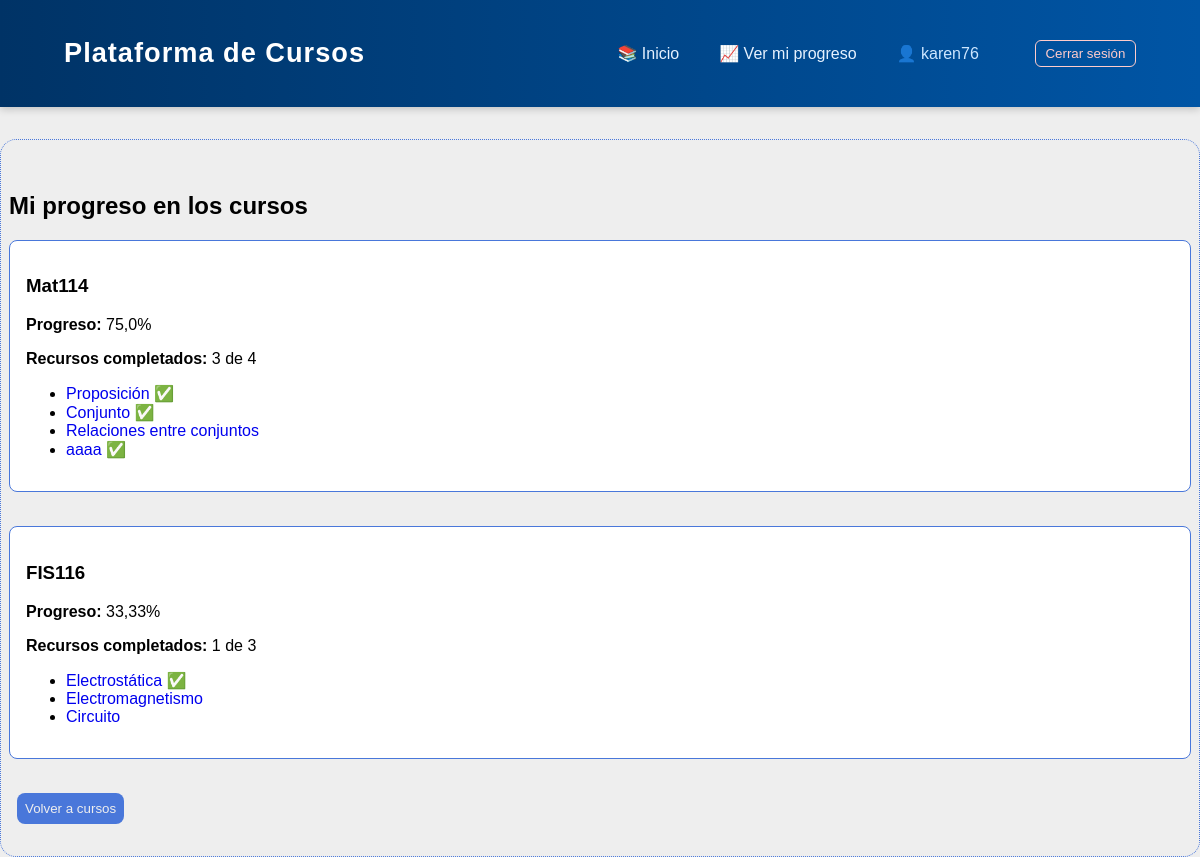
The page /progreso/ (signed in) on the database as committed earlier.
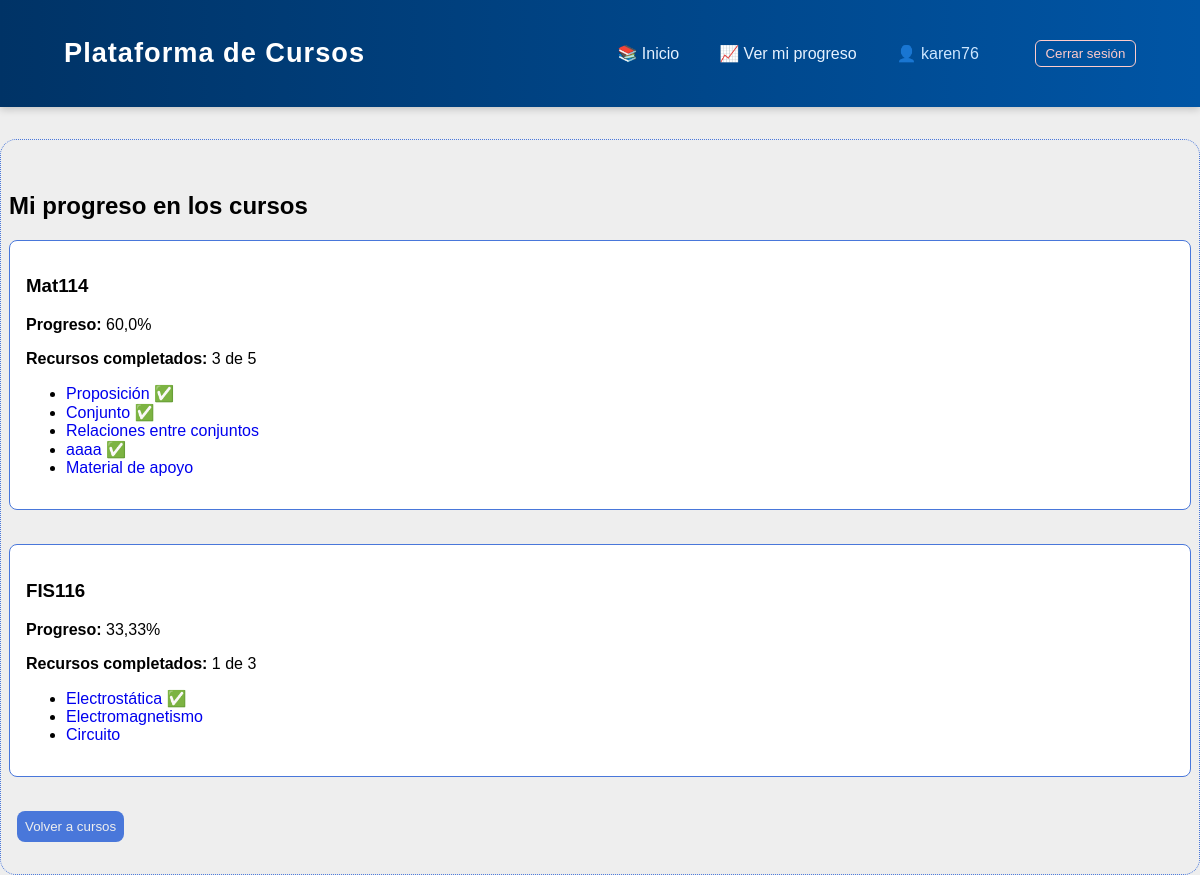
The same page on the database as committed later.
### cursos/models.py (models this page shows, shortened)
class Curso(models.Model):
    titulo = models.CharField(max_length=200)
    descripcion = models.TextField()
    fecha_inicio = models.DateField()
    fecha_fin = models.DateField()
    profesor = models.ForeignKey(Profesor, on_delete=models.CASCADE)

class Recurso(models.Model):
    titulo = models.CharField(max_length=200)
    descripcion = models.TextField()
    tipo_archivo = models.CharField(max_length=50)
    enlace = models.URLField()
    curso = models.ForeignKey(Curso, on_delete=models.CASCADE)

### cursos/views.py (the view)
# urls.py: path('progreso/', views.progreso_estudiante, name='progreso_estudiante'),
@login_required
def progreso_estudiante(request):
    usuario = request.user
    inscripciones = Inscripcion.objects.filter(user=usuario)
    progresos = Progreso.objects.filter(inscripcion__in=inscripciones).select_related('recurso', 'inscripcion', 'inscripcion__curso')
    progreso_por_curso = {}
    for inscripcion in inscripciones:
        recursos = Recurso.objects.filter(curso=inscripcion.curso)
        completados = progresos.filter(inscripcion=inscripcion, completado=True).count()
        total = recursos.count()
        porcentaje = (completados / total * 100) if total > 0 else 0
        progreso_por_curso[inscripcion.curso.id] = {
            'curso': inscripcion.curso,
            'porcentaje': round(porcentaje, 2),
            'total': total,
            'completados': completados,
            'recursos': recursos,
            'completados_ids': list(progresos.filter(inscripcion=inscripcion, completado=True).values_list('recurso_id', flat=True))
        }
    return render(request, 'cursos/progreso_estudiante.html', {
        'progreso_por_curso': progreso_por_curso
    })

### cursos/templates/cursos/progreso_estudiante.html (shortened to what this page needs)
{% extends 'cursos/base.html' %}
{% block content %}
<h2>Mi progreso en los cursos</h2>
{% if progreso_por_curso %}
    {% for curso_id, datos in progreso_por_curso.items %}
        <div class="card-progreso">
            <h3>{{ datos.curso.titulo }}</h3>
            <p><strong>Progreso:</strong> {{ datos.porcentaje }}%</p>
            <p><strong>Recursos completados:</strong> {{ datos.completados }} de {{ datos.total }}</p>
            <ul>
                {% for recurso in datos.recursos %}
                    <li>
                        <a href="{% url 'ver_recurso' recurso.id %}">{{ recurso.titulo }}</a>
                        {% if recurso.id in datos.completados_ids %}
                            <span style="color: green;">✅</span>
                        {% endif %}
                    </li>
                {% endfor %}
            </ul>
        </div>
        <br>
    {% endfor %}
{% else %}
    <p>No estás inscrito en ningún curso aún.</p>
{% endif %}
<a href="{% url 'lista_cursos' %}"><button>Volver a cursos</button></a>
{% endblock %}

Rows that differ between the two databases and show on the page:
computed for Curso "Mat114": porcentaje "75,0" → "60,0"; total "4" → "5"
added Recurso: titulo "Material de apoyo", shown under Curso "Mat114"
